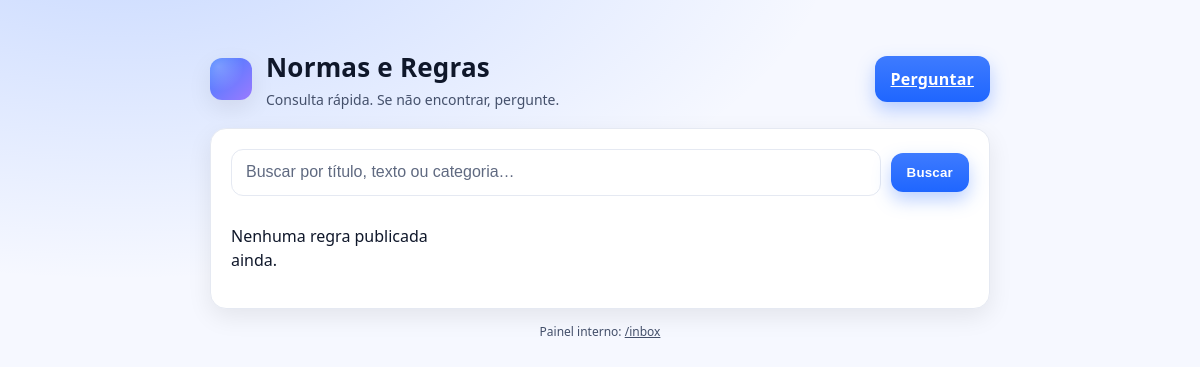
Before: / with the older database file.
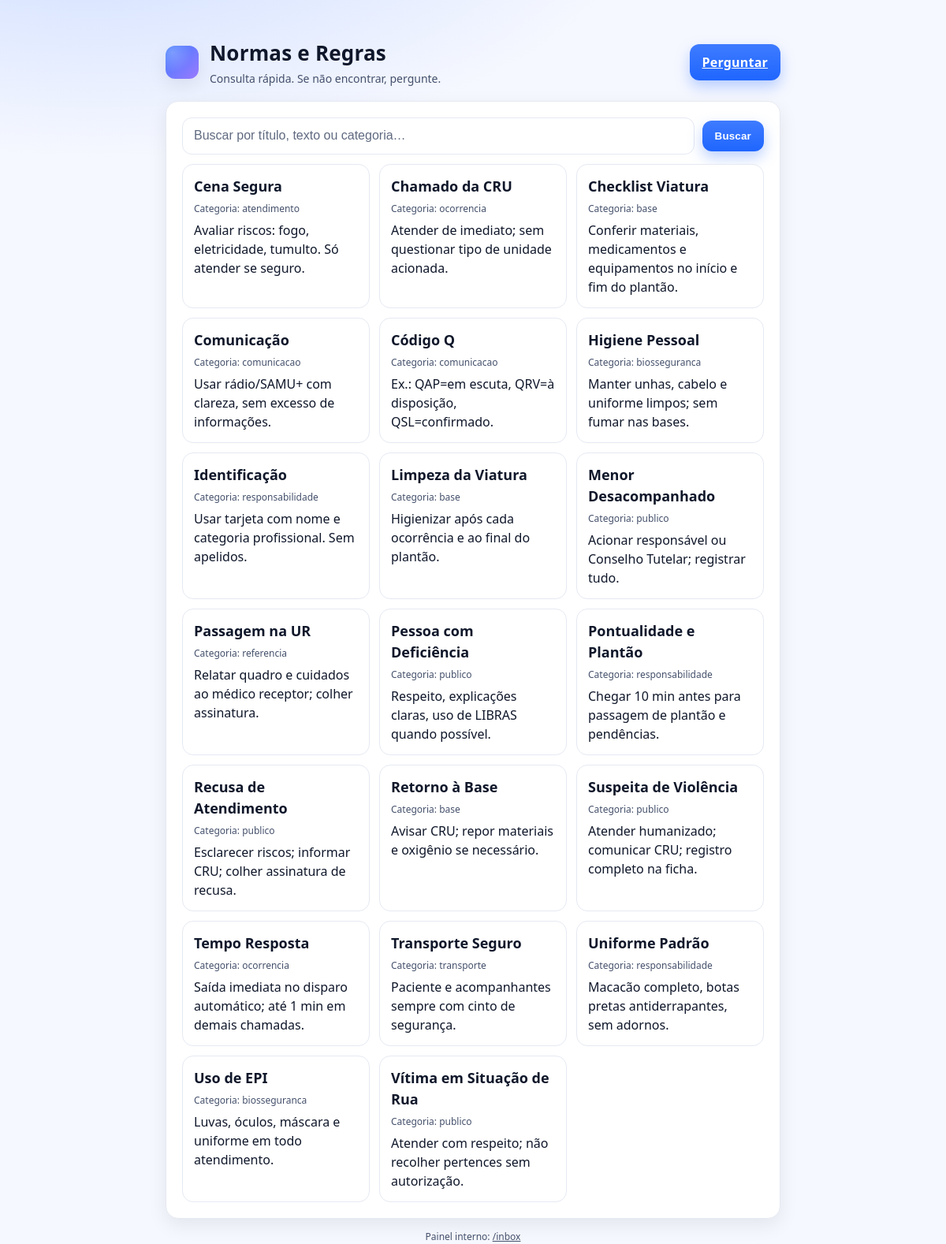
After: the same page with the newer database file.
### questions/models.py (models this page shows, shortened)
class Rule(models.Model):
    title = models.CharField(max_length=200)
    slug = models.SlugField(unique=True)
    category = models.CharField(max_length=100, blank=True)
    body = models.TextField()
    is_published = models.BooleanField(default=True)
    order = models.PositiveIntegerField(default=0)
    created_at = models.DateTimeField(default=timezone.now)
    updated_at = models.DateTimeField(auto_now=True)

### questions/views.py (the view)
# urls.py: path('', home, name='home'),
def home(request):
    rules = Rule.objects.filter(is_published=True).order_by('order','title')[:500]
    return render(request, 'questions/home.html', {'rules': rules})

### questions/templates/questions/home.html (shortened to what this page needs)
{% load static %}
<!doctype html>
<html lang="pt-br">
<head>
  <link rel="stylesheet" href="{% static 'css/ask.css' %}">
</head>
<body class="is-home">
  <main class="container fade-in">
    <header class="header">
      <div class="logo" aria-hidden="true"></div>
      <div>
        <div class="title">Normas e Regras</div>
        <div class="subtitle">Consulta rápida. Se não encontrar, pergunte.</div>
      </div>
      <div style="margin-left:auto"><a class="btn" href="/ask/">Perguntar</a></div>
    </header>
    <section class="card">
      <form class="toolbar" onsubmit="return false">
        <input id="q" type="text" placeholder="Buscar por título, texto ou categoria…">
        <button class="btn" type="button" onclick="doFilter()">Buscar</button>
      </form>
      <div class="rules" id="rules">
        {% for r in rules %}
          <article class="rule" data-title="{{ r.title|lower }}" data-cat="{{ r.category|lower }}" data-body="{{ r.body|lower }}">
            <h3>{{ r.title }}</h3>
            {% if r.category %}<div class="helper" style="margin:6px 0"><span>Categoria: {{ r.category }}</span></div>{% endif %}
            <p style="margin:0">{{ r.body }}</p>
          </article>
        {% empty %}
          <p>Nenhuma regra publicada ainda.</p>
        {% endfor %}
      </div>
    </section>
    <p class="footer">Painel interno: <a href="/inbox/" style="color:inherit">/inbox</a></p>
  </main>
</body>
</html>

### static/css/ask.css (style rules this page uses)
:root { --bg: #0b1020; --card: rgba(255,255,255,0.08); --card-border: rgba(255,255,255,0.12); --text: #e8ecf3; --muted: #aab3c5; --brand: #7aa2ff; --brand-strong: #3e7bff; --ok: #2ecc71; --err: #ff6b6b; --shadow: 0 10px 30px rgba(0,0,0,.35); }
@media (prefers-color-scheme: light) { :root { --bg: #f6f8ff; --card: #ffffff; --card-border: #e5e9f2; --text: #0f172a; --muted: #44506b; --brand: #3e7bff; --brand-strong: #1f66ff; --shadow: 0 8px 24px rgba(0,0,0,.08); } }
* { box-sizing:border-box }
html,body { height:100% }
body { margin:0; font: 16px/1.5 system-ui, -apple-system, Segoe UI, Roboto, Inter, Arial, sans-serif; color:var(--text); background: radial-gradient(1200px 600px at 10% -10%, rgba(62,123,255,.25), transparent 60%), var(--bg); display:flex; align-items:center; justify-content:center; padding:24px; }
.container { width:min(780px, 100%); }
.header { display:flex; align-items:center; gap:14px; margin-bottom:18px; }
.logo { width:42px; height:42px; border-radius:12px; background: radial-gradient(120% 120% at 20% 20%, rgba(255,255,255,.25), transparent 50%), linear-gradient(135deg, var(--brand), #9b7aff); box-shadow: var(--shadow); }
.title { font-weight:700; letter-spacing:.2px; font-size: clamp(20px, 3vw, 26px) }
.subtitle { color:var(--muted); font-size:14px; margin-top:2px }
.card { position:relative; border:1px solid var(--card-border); background: var(--card); border-radius:16px; box-shadow: var(--shadow); padding:20px; backdrop-filter: blur(6px); }
input[type="text"], textarea { width:100%; background: transparent; color:var(--text); border:1px solid var(--card-border); outline:none; border-radius:12px; padding:12px 14px; transition: border-color .15s ease, box-shadow .15s ease, transform .06s ease; }
.helper { display:flex; justify-content:space-between; align-items:center; color:var(--muted); font-size:12px; margin-top:6px; }
.btn { appearance:none; border:none; cursor:pointer; user-select:none; padding:12px 16px; border-radius:12px; background: linear-gradient(180deg, var(--brand), var(--brand-strong)); color:white; font-weight:700; letter-spacing:.2px; transition: transform .06s ease, filter .15s ease, box-shadow .15s ease; box-shadow: 0 8px 18px color-mix(in oklab, var(--brand) 35%, transparent); }
.footer { margin-top:14px; color:var(--muted); font-size:12px; text-align:center; }
.fade-in { animation:fade .25s ease both }
.card input[type="password"], .card input[type="text"], .card input[type="email"], .card select, .card textarea { width:100%; background: transparent; color: var(--text); border:1px solid var(--card-border); outline:none; border-radius:12px; padding:12px 14px; font-size:16px; line-height:1.3; transition: border-color .15s ease, box-shadow .15s ease, transform .06s ease; }
::placeholder { color: var(--muted); opacity:.85 }

### questions/templates/questions/home.html (style rules this page uses)
.rules { display:grid; gap:12px }
.rule { border:1px solid var(--card-border); border-radius:14px; padding:14px; background:var(--card) }
.rule h3 { margin:0 0 6px 0; font-size:18px }
.toolbar { display:flex; gap:10px; align-items:center; margin-bottom:12px }
.toolbar input { background: transparent; color: var(--text); border:1px solid var(--card-border); border-radius:10px; padding:10px 12px; }
body.is-home { display:block !important; align-items:unset !important; justify-content:unset !important; }
body.is-home .container { max-width: 980px; margin: 24px auto; }
.rules { display:grid; gap:12px; grid-template-columns: 1fr; }
@media (min-width: 720px) { .rules { grid-template-columns: repeat(2, minmax(0,1fr)); } }
@media (min-width: 1100px) { .rules { grid-template-columns: repeat(3, minmax(0,1fr)); } }

Changed rows visible on the page:
added Rule: title "Cena Segura", category "atendimento", body "Avaliar riscos: fogo, eletricidade, tumulto. Só atender se seguro."
added Rule: title "Chamado da CRU", category "ocorrencia", body "Atender de imediato; sem questionar tipo de unidade acionada."
added Rule: title "Checklist Viatura", category "base", body "Conferir materiais, medicamentos e equipamentos no início e fim do plantão."
added Rule: title "Comunicação", category "comunicacao", body "Usar rádio/SAMU+ com clareza, sem excesso de informações."
added Rule: title "Código Q", category "comunicacao", body "Ex.: QAP=em escuta, QRV=à disposição, QSL=confirmado."
added Rule: title "Higiene Pessoal", category "biosseguranca", body "Manter unhas, cabelo e uniforme limpos; sem fumar nas bases."
added Rule: title "Identificação", category "responsabilidade", body "Usar tarjeta com nome e categoria profissional. Sem apelidos."
added Rule: title "Limpeza da Viatura", category "base", body "Higienizar após cada ocorrência e ao final do plantão."
added Rule: title "Menor Desacompanhado", category "publico", body "Acionar responsável ou Conselho Tutelar; registrar tudo."
added Rule: title "Passagem na UR", category "referencia", body "Relatar quadro e cuidados ao médico receptor; colher assinatura."
added Rule: title "Pessoa com Deficiência", category "publico", body "Respeito, explicações claras, uso de LIBRAS quando possível."
added Rule: title "Pontualidade e Plantão", category "responsabilidade", body "Chegar 10 min antes para passagem de plantão e pendências."
added Rule: title "Recusa de Atendimento", category "publico", body "Esclarecer riscos; informar CRU; colher assinatura de recusa."
added Rule: title "Retorno à Base", category "base", body "Avisar CRU; repor materiais e oxigênio se necessário."
added Rule: title "Suspeita de Violência", category "publico", body "Atender humanizado; comunicar CRU; registro completo na ficha."
added Rule: title "Tempo Resposta", category "ocorrencia", body "Saída imediata no disparo automático; até 1 min em demais chamadas."
added Rule: title "Transporte Seguro", category "transporte", body "Paciente e acompanhantes sempre com cinto de segurança."
added Rule: title "Uniforme Padrão", category "responsabilidade", body "Macacão completo, botas pretas antiderrapantes, sem adornos."
added Rule: title "Uso de EPI", category "biosseguranca", body "Luvas, óculos, máscara e uniforme em todo atendimento."
added Rule: title "Vítima em Situação de Rua", category "publico", body "Atender com respeito; não recolher pertences sem autorização."
Other visible differences:
text no longer shown: "Nenhuma regra publicada ainda."
